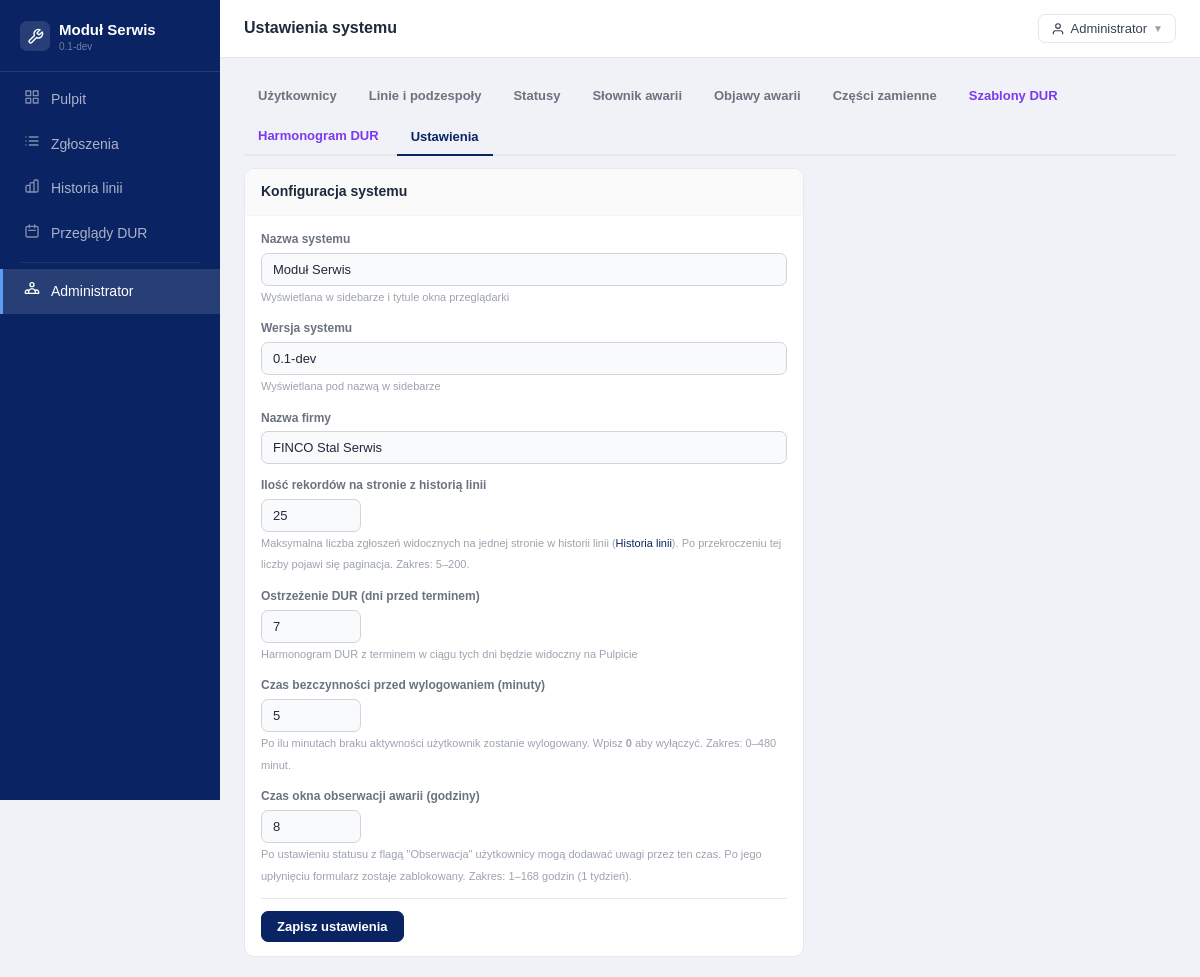
The app's page /index.php?route=admin_settings (signed in) with its own data.
### tables this page shows
CREATE TABLE IF NOT EXISTS `settings` (
    `id` INT UNSIGNED NOT NULL AUTO_INCREMENT,
    `skey` VARCHAR(100) NOT NULL,
    `svalue` TEXT NULL,
    `label` VARCHAR(200) NOT NULL,
    `created_at` DATETIME NOT NULL DEFAULT CURRENT_TIMESTAMP,
    `updated_at` DATETIME NOT NULL DEFAULT CURRENT_TIMESTAMP ON UPDATE CURRENT_TIMESTAMP,
    PRIMARY KEY (`id`),
    UNIQUE KEY `uq_settings_key` (`skey`)
);

### app/Controllers/AdminController.php (called while the page is built, shortened)
<?php
class AdminController
{
    public function settings(): void
    {
        $settings = (new SettingsModel())->getAll();
        require BASE_PATH . '/templates/admin/settings.php';
    }
}

### app/Helpers/Database.php (called while the page is built, shortened)
<?php
class Database
{
    private static ?\PDO $instance = null;
    public static function get(): \PDO
    {
        if (self::$instance === null) {
            $dsn = sprintf(
                'mysql:host=%s;dbname=%s;charset=%s',
                DB_HOST, DB_NAME, DB_CHARSET
            );
            self::$instance = new \PDO($dsn, DB_USER, DB_PASS, [
                \PDO::ATTR_ERRMODE            => \PDO::ERRMODE_EXCEPTION,
                \PDO::ATTR_DEFAULT_FETCH_MODE => \PDO::FETCH_ASSOC,
                \PDO::ATTR_EMULATE_PREPARES   => false,
            ]);
        }
        return self::$instance;
    }
}

### app/Models/BaseModel.php (called while the page is built, shortened)
<?php
abstract class BaseModel
{
    protected \PDO $db;
    public function __construct()
    {
        $this->db = Database::get();
    }
    protected function fetchAll(string $sql, array $params = []): array
    {
        $st = $this->db->prepare($sql);
        $st->execute($params);
        return $st->fetchAll();
    }
}

### app/Models/SettingsModel.php (called while the page is built, shortened)
<?php
class SettingsModel extends BaseModel
{
    public function getAll(): array
    {
        $rows = $this->fetchAll("SELECT * FROM settings ORDER BY id");
        $out  = [];
        foreach ($rows as $r) $out[$r['skey']] = $r;
        return $out;
    }
}

### app/Helpers/Helpers.php (called while the page is built, shortened)
<?php
class Helpers
{
    public static function e(mixed $v): string
    {
        return htmlspecialchars((string)($v ?? ''), ENT_QUOTES | ENT_HTML5, 'UTF-8');
    }
}

### templates/admin/settings.php (the view, shortened to what this page needs)
<?php
require BASE_PATH . '/templates/shared/header.php';
?>
<div class="atabs mb2">
  <a href="<?= BASE_URL ?>/index.php?route=admin_users" class="atab">Użytkownicy</a>
  <a href="<?= BASE_URL ?>/index.php?route=admin_lines" class="atab">Linie i podzespoły</a>
  <a href="<?= BASE_URL ?>/index.php?route=admin_statuses" class="atab">Statusy</a>
  <a href="<?= BASE_URL ?>/index.php?route=admin_dictionary" class="atab">Słownik awarii</a>
  <a href="<?= BASE_URL ?>/index.php?route=admin_symptoms" class="atab">Objawy awarii</a>
  <a href="<?= BASE_URL ?>/index.php?route=admin_spare_parts" class="atab">Części zamienne</a>
  <a href="<?= BASE_URL ?>/index.php?route=admin_dur_tmpl" class="atab v">Szablony DUR</a>
  <a href="<?= BASE_URL ?>/index.php?route=admin_dur_sched" class="atab v">Harmonogram DUR</a>
  <button class="atab active" data-tab="settings">Ustawienia</button>
</div>
<div class="card" style="max-width:560px;">
  <div class="card-head"><span class="card-title">Konfiguracja systemu</span></div>
  <div class="card-body">
    <form method="POST" action="<?= BASE_URL ?>/index.php?route=admin_settings_save">
      <div class="fg">
        <label class="flbl">Nazwa systemu</label>
        <input class="fc" name="app_name" value="<?= Helpers::e($settings['app_name']['svalue'] ?? 'Moduł Serwis') ?>">
        <span class="fhint">Wyświetlana w sidebarze i tytule okna przeglądarki</span>
      </div>
      <div class="fg">
        <label class="flbl">Wersja systemu</label>
        <input class="fc" name="app_version" value="<?= Helpers::e($settings['app_version']['svalue'] ?? '0.1-dev') ?>" placeholder="np. 1.0.0">
        <span class="fhint">Wyświetlana pod nazwą w sidebarze</span>
      </div>
      <div class="fg">
        <label class="flbl">Nazwa firmy</label>
        <input class="fc" name="company_name" value="<?= Helpers::e($settings['company_name']['svalue'] ?? '') ?>">
      </div>
      <div class="fg">
        <label class="flbl">Ilość rekordów na stronie z historią linii</label>
        <input class="fc" type="number" name="records_per_page" min="5" max="200" style="width:100px;"
          value="<?= Helpers::e($settings['records_per_page']['svalue'] ?? '25') ?>">
        <span class="fhint">
          Maksymalna liczba zgłoszeń widocznych na jednej stronie w historii linii
          (<a href="<?= BASE_URL ?>/index.php?route=line_history" style="color:#0a2463;">Historia linii</a>).
          Po przekroczeniu tej liczby pojawi się paginacja. Zakres: 5–200.
        </span>
      </div>
      <div class="fg">
        <label class="flbl">Ostrzeżenie DUR (dni przed terminem)</label>
        <input class="fc" type="number" name="dur_warning_days" min="1" max="60" style="width:100px;"
          value="<?= Helpers::e($settings['dur_warning_days']['svalue'] ?? '7') ?>">
        <span class="fhint">Harmonogram DUR z terminem w ciągu tych dni będzie widoczny na Pulpicie</span>
      </div>
      <div class="fg">
        <label class="flbl">Czas bezczynności przed wylogowaniem (minuty)</label>
        <input class="fc" type="number" name="session_idle_timeout" min="0" max="480"
          style="width:100px;"
          value="<?= Helpers::e($settings['session_idle_timeout']['svalue'] ?? '5') ?>">
        <span class="fhint">
          Po ilu minutach braku aktywności użytkownik zostanie wylogowany.
          Wpisz <strong>0</strong> aby wyłączyć. Zakres: 0–480 minut.
        </span>
      </div>
      <div class="fg">
        <label class="flbl">Czas okna obserwacji awarii (godziny)</label>
        <input class="fc" type="number" name="observation_window_hours" min="1" max="168" style="width:100px;"
          value="<?= Helpers::e($settings['observation_window_hours']['svalue'] ?? '8') ?>">
        <span class="fhint">
          Po ustawieniu statusu z flagą "Obserwacja" użytkownicy mogą dodawać uwagi przez ten czas.
          Po jego upłynięciu formularz zostaje zablokowany. Zakres: 1–168 godzin (1 tydzień).
        </span>
      </div>
      <div class="sep"></div>
      <button type="submit" class="btn btn-p">Zapisz ustawienia</button>
    </form>
  </div>
</div>
<?php require BASE_PATH . '/templates/shared/footer.php'; ?>

### templates/shared/header.php (style rules this page uses)
*, *::before, *::after { box-sizing: border-box; margin: 0; padding: 0; }
html, body { height: 100%; }
body { font-family: Arial, Helvetica, sans-serif; font-size: 14px; background: #f0f2f7; color: #1e293b; line-height: 1.55; }
a { color: #0a2463; text-decoration: none; }
.card { background: #fff; border: 1px solid #e5e7eb; border-radius: 10px; overflow: hidden; }
.card-head { padding: 12px 16px; border-bottom: 1px solid #f3f4f6; display: flex; align-items: center; justify-content: space-between; background: #fafafa; }
.card-title { font-size: 14px; font-weight: 700; color: #1e293b; }
.card-body { padding: 14px 16px; }
.btn { display: inline-flex; align-items: center; gap: 5px; padding: 7px 15px; border-radius: 7px; font-size: 13px; font-weight: 600; cursor: pointer; border: 1px solid #d1d5db; background: #fff; color: #374151; transition: background .12s; font-family: Arial, Helvetica, sans-serif; white-space: nowrap; text-decoration: none; }
.btn-p { background: #0a2463; color: #fff; border-color: #0a2463; }
.fg { margin-bottom: 12px; }
.flbl { display: block; font-size: 12px; font-weight: 600; color: #6b7280; margin-bottom: 4px; }
.fc { display: block; width: 100%; padding: 8px 11px; border: 1px solid #d1d5db; border-radius: 7px; font-size: 13px; color: #1e293b; background: #f9fafb; font-family: Arial, Helvetica, sans-serif; transition: border-color .12s; outline: none; }
.fhint { font-size: 11px; color: #9ca3af; margin-top: 3px; }
.atabs { display: flex; gap: 4px; flex-wrap: wrap; margin-bottom: 16px; border-bottom: 2px solid #e5e7eb; }
.atab { padding: 8px 14px; font-size: 13px; font-weight: 600; border: none; border-bottom: 2px solid transparent; background: none; color: #6b7280; cursor: pointer; font-family: Arial, Helvetica, sans-serif; margin-bottom: -2px; text-decoration: none; display: inline-block; }
.atab.active { color: #0a2463; border-bottom-color: #0a2463; }
.atab.v { color: #7c3aed; }
.sep { border: none; border-top: 1px solid #e5e7eb; margin: 12px 0; }
.mb2 { margin-bottom: 12px; }

### records on screen
settings: app_name "Moduł Serwis"
settings: app_version "0.1-dev"
settings: company_name "FINCO Stal Serwis"
settings: records_per_page "25"
settings: dur_warning_days "7"
settings: session_idle_timeout "5"
settings: observation_window_hours "8"

### other values on screen
$appName "Moduł Serwis"
$appVersion "0.1-dev"
Helpers::e($item['label']) "Pulpit"
Helpers::e($item['label']) "Zgłoszenia"
Helpers::e($item['label']) "Historia linii"
Helpers::e($item['label']) "Przeglądy DUR"
Helpers::e($item['label']) "Administrator"
Helpers::e($pageTitle ?? 'Moduł Serwis') "Ustawienia systemu"
Helpers::e($user['name']) "Administrator"
